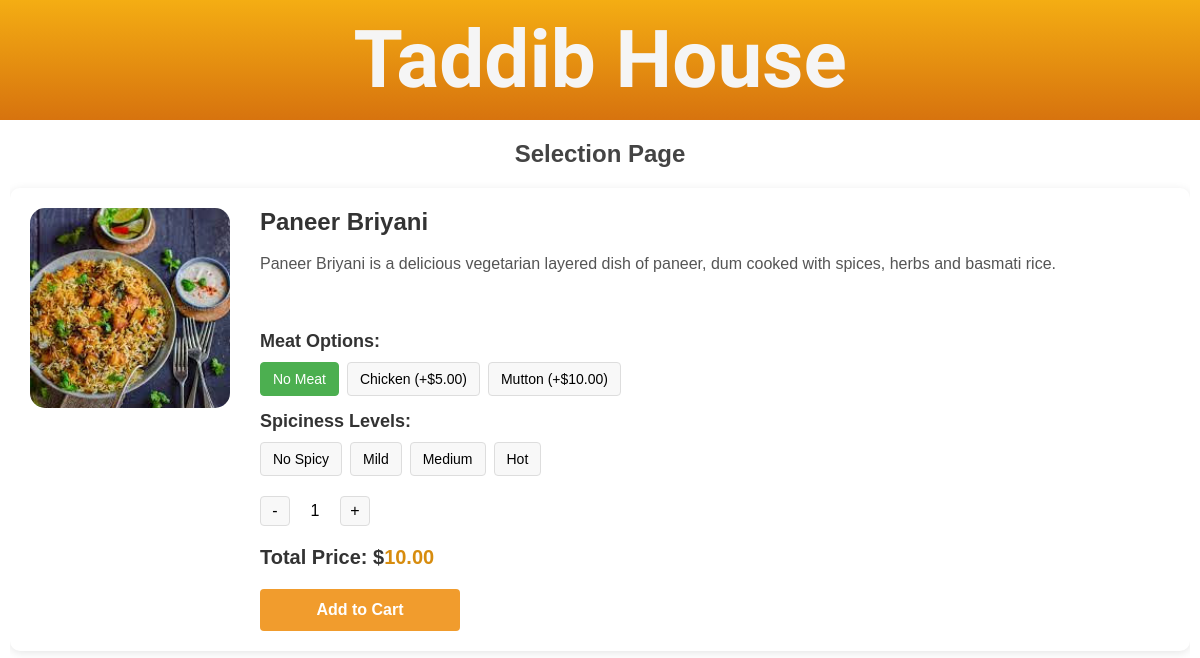
Screenshot of /table/1/item/3 with the database file from the repository.
### order/models.py (models this page shows, shortened)
class Item(models.Model):
    name = models.CharField(max_length=100)
    description = models.TextField(null=True, blank=True)
    category = models.ForeignKey(Category, on_delete=models.CASCADE, related_name='items')
    image = models.ImageField(blank=True, null=True)
    base_price = models.DecimalField(max_digits=6, decimal_places=2)
    has_meat_options = models.BooleanField(default=False)
    has_spicy_options = models.BooleanField(default=False)
    def get_meat_options(self):
        if self.has_meat_options:
            return MeatOption.objects.all()
        return MeatOption.objects.none()

class MeatOption(models.Model):
    name = models.CharField(max_length=50, unique=True)
    extra_cost = models.DecimalField(max_digits=5, decimal_places=2, default=0.00)

class SpicyLevel(models.Model):
    name = models.CharField(max_length=50, unique=True,
                            help_text="Label for the spiciness level (e.g., Mild, Medium, Hot)")

### order/views.py (the view, shortened to what this page needs)
# urls.py: path("table/<int:table_id>/item/<int:item_id>", views.selection_view, name="selection_view"),
def selection_view(request, table_id, item_id):
    form = SelectionForm()
    item = get_object_or_404(Item, pk=item_id)
    table = get_object_or_404(Table, pk=table_id)
    spicylevels = SpicyLevel.objects.all() if item.has_spicy_options else None
    return render(request, 'order/selection_page.html',
                  {'item': item,
                   'form': form,
                   'table_id': table_id,
                   'spicylevels': spicylevels,
                   })

### order/templates/order/selection_page.html (shortened to what this page needs)
{% extends 'order/base.html' %} {% block content %}
<h2>Selection Page</h2>
<div class="product">
    <img class="product-photo" src="{{ item.image.url }}" alt="{{ item.name }}" width="100" height="100">
    <div class="product-content">
        <h3 class="product-name">{{ item.name }}</h3>
        <p class="product-description">{{ item.description }}</p>
        <div class="customization">
            <form class="item-customization" method="POST" action="{% url 'cart_add' table_id=table_id item_id=item.id %}">
                {% if item.has_meat_options %}
                <h4>Meat Options:</h4>
                <div class="button-group" id="meat-options">
                    <button type="button" class="option-btn selected" data-value="" data-extra="0">
                        No Meat
                    </button>
                    {% for meat in item.get_meat_options %}
                    <button type="button" class="option-btn" data-value="{{ meat.id }}" data-extra="{{ meat.extra_cost }}">
                        {{ meat.name }} (+${{ meat.extra_cost }})
                    </button>
                    {% endfor %}
                </div>
                <input type="hidden" name="meat_option" id="selected-meat" value=""> {% endif %}
                {% if item.has_spicy_options and spicylevels %}
                <h4>Spiciness Levels:</h4>
                <div class="button-group" id="spicy-options">
                    <button type="button" class="option-btn" data-value="" data-extra="0">No Spicy</button>
                    {% for level in spicylevels %}
                    <button type="button" class="option-btn" data-value="{{ level.id }}" data-extra="0">
                        {{ level.name }}
                    </button>
                    {% endfor %}
                </div>
                <input type="hidden" name="spicy_level" id="selected-spicy" value=""> {% endif %}
                <div class="quantity-selector">
                    <button type="button" id="decrease-qty">-</button>
                    <span id="quantity">1</span>
                    <button type="button" id="increase-qty">+</button>
                </div>
                <div class="total-price">Total Price: $<span id="total-price">{{ item.base_price }}</span></div>
                <button type="submit">Add to Cart</button>
            </form>
        </div>
    </div>
</div>
{% endblock %}

### order/static/css/style.css (style rules this page uses)
body { font-family: Arial, sans-serif; margin: 0; padding: 10px; display: flex; flex-direction: column; height: 100vh; }
html { scroll-behavior: smooth; }
h2 { color: #444; text-align: center; }
h3 { color: #555; }
.product { padding: 20px; border-radius: 10px; box-shadow: 0 2px 10px rgba(0, 0, 0, 0.1); margin-bottom: 20px; display: flex; gap: 30px; align-items: flex-start; }
.product-photo { width: 200px; height: 200px; object-fit: cover; border-radius: 15px; flex-shrink: 0; }
.product-content { flex: 1; display: flex; flex-direction: column; }
.product-name { font-size: 24px; color: #333; margin: 0; }
.product-description { font-size: 16px; color: #555; line-height: 1.5; margin-bottom: 20px; }
.customization { margin-top: 20px; }
.item-customization h4 { font-size: 18px; color: #333; margin: 15px 0 10px; font-weight: 600; }
.button-group { display: flex; flex-wrap: wrap; gap: 8px; margin-bottom: 15px; }
.option-btn { padding: 8px 12px; border: 1px solid #ddd; background: #f8f8f8; border-radius: 4px; cursor: pointer; transition: all 0.2s ease; font-size: 14px; }
.option-btn.selected { background: #4CAF50; color: white; border-color: #4CAF50; }
.quantity-selector { display: flex; align-items: center; gap: 10px; margin: 20px 0; }
.quantity-selector button { width: 30px; height: 30px; border: 1px solid #ddd; background: #f8f8f8; border-radius: 4px; cursor: pointer; font-size: 16px; }
.quantity-selector span { min-width: 30px; text-align: center; }
button[type="submit"] { background: #f19c2d; color: white; border: none; padding: 12px 20px; border-radius: 4px; font-size: 16px; font-weight: 600; cursor: pointer; width: 100%; max-width: 200px; transition: background 0.2s ease; margin-top: 20px; }
.total-price { font-size: 20px; font-weight: 600; color: #333; margin-top: 15px; }
.total-price span { color: #d78c0e; }

### rows the page displays
Item: image (picture), name "Paneer Briyani", description "Paneer Briyani is a delicious vegetarian layered dish of paneer, dum cooked with spices, herbs and basmati rice.", base_price "10.00"
MeatOption: name "Chicken", extra_cost "5.00"
MeatOption: name "Mutton", extra_cost "10.00"
SpicyLevel: {{ level.id }} 1 (drawn), name "Mild"
SpicyLevel: {{ level.id }} 2 (drawn), name "Medium"
SpicyLevel: {{ level.id }} 3 (drawn), name "Hot"
